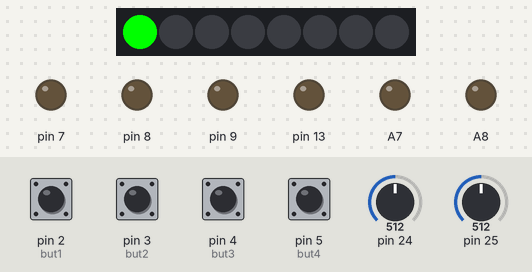
Bench run of a sketch on a simulated Teensy 3. On the bench: 8 RGB LEDs in strip order, left to right, output pins drawn as LEDs (lit = HIGH). Inputs (shaded band) come from the test bench; at power-on: pin 2 (but1), pin 3 (but2), pin 4 (but3), pin 5 (but4) HIGH, pin 24 = 512, pin 25 = 512. EEPROM starts erased; pins used as bus, display or sensor lines are not drawn; what the sketch prints to the serial monitor is not drawn.

Above: at 1.5 s.
1.6 s: pin 5 (but4) pulled LOW for 0.15 s
At 1.68 s:
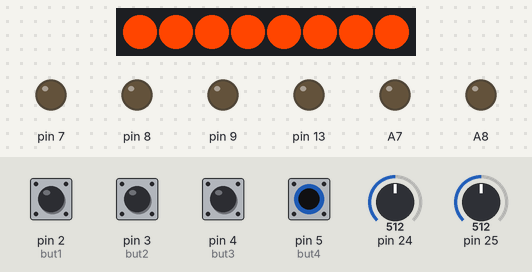
3.2 s: pin 2 (but1) pulled LOW for 0.15 s
At 4.4 s:
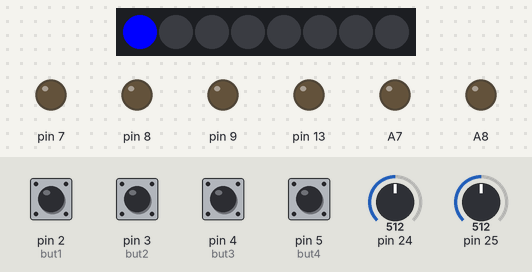
4.8 s: pin 3 (but2) pulled LOW for 0.15 s
At 5.4 s:
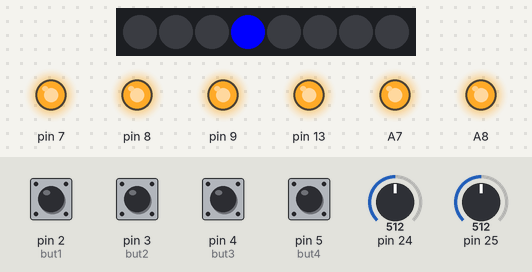
6.5 s: pin 2 (but1) pulled LOW for 1 s
At 8.2 s:
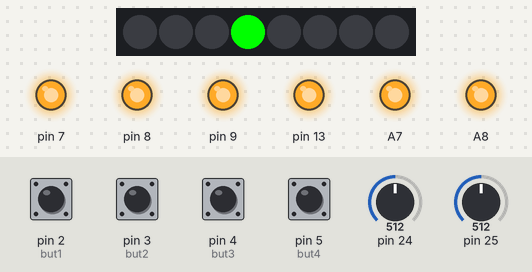
9.0 s: pin 3 (but2) pulled LOW for 1 s
At 11.2 s:
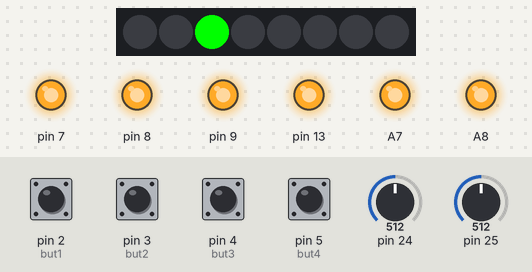
11.5 s: pin 5 (but4) pulled LOW for 1 s
At 12.3 s:
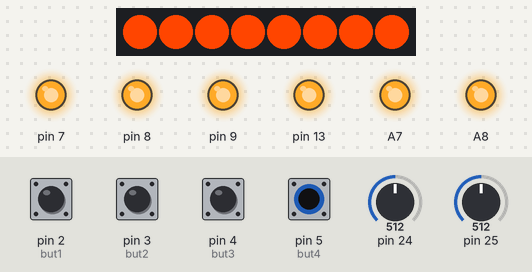
Timing chart, 0 to 14.5 s (numbered marks = the images above; inputs shaded):
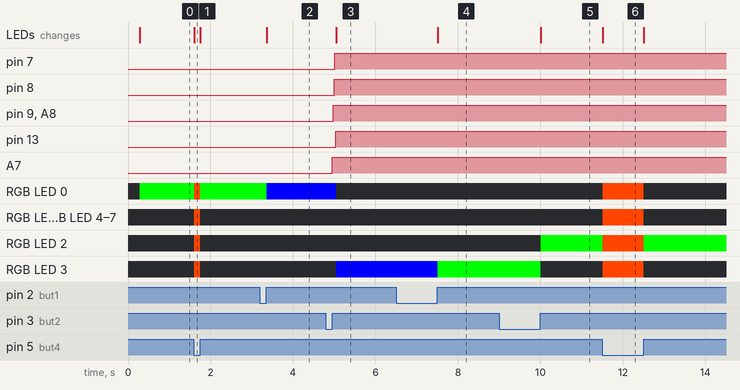

Measured:
- after the input at 1.6 s, RGB LED 0: RGB(0, 255, 0) → RGB(255, 69, 0) at once, → RGB(0, 255, 0) 0.15 s later; RGB LED 1–7: off → RGB(255, 69, 0) at once, → off 0.15 s later; the LEDs: change at once (image 1)
- after the input at 3.2 s, RGB LED 0: RGB(0, 255, 0) → RGB(0, 0, 255) after 0.16 s; the LEDs: change after 0.16 s (image 2)
- after the input at 4.8 s, pin 7: LOW → HIGH after 0.22 s; pin 8: LOW → HIGH after 0.20 s; pin 9: LOW → HIGH after 0.18 s; pin 13: LOW → HIGH after 0.24 s; A7: LOW → HIGH after 0.16 s; the LEDs: change after 0.25 s (image 3)
- after the input at 6.5 s, RGB LED 3: RGB(0, 0, 255) → RGB(0, 255, 0) after 1.0 s; the LEDs: change after 1.0 s (image 4)
- after the input at 9.0 s, RGB LED 2: off → RGB(0, 255, 0) after 1.0 s; RGB LED 3: RGB(0, 255, 0) → off after 1.0 s; the LEDs: change after 1.0 s (image 5)
- after the input at 11.5 s, RGB LED 0, RGB LED 1, RGB LED 3–7: off → RGB(255, 69, 0) at once, → off 1.0 s later; RGB LED 2: RGB(0, 255, 0) → RGB(255, 69, 0) at once, → RGB(0, 255, 0) 1.0 s later; the LEDs: change at once (image 6)

The sketch:

RNA_VoltageMemory.ino
```cpp
#include "UI.h"
#include "Multiplexer.h"
#include <SPI.h>


static constexpr uint32_t CORE_ISR_FREQ = 16666U;
static constexpr uint32_t CORE_TIMER_RATE = (1000000UL / CORE_ISR_FREQ);
static constexpr uint32_t UI_TIMER_RATE   = 1000UL;


static constexpr int CORE_TIMER_PRIO = 80;
static constexpr int UI_TIMER_PRIO   = 100;

//UI ISR
IntervalTimer UI_timer;
UI ui;


Multiplexer* mux = new Multiplexer();

void FASTRUN UI_timer_ISR() {
	//
	 ui.Update(mux);
}

IntervalTimer Sys_timer;
int count = 0;

void FASTRUN Sys_timer_ISR(){

}

void setup() {

  ui.Init();
  mux->init();

	//Flash LED for init
	delay(50);
	digitalWrite(13, HIGH);
	delay(50);
	digitalWrite(13, LOW);

	//Begin UI Timer
	// ui.combinedMux->update();

	 UI_timer.begin(UI_timer_ISR, UI_TIMER_RATE);
	 UI_timer.priority(UI_TIMER_PRIO);

   // Sys_timer.begin(Sys_timer_ISR, CORE_TIMER_RATE);
   // Sys_timer.priority(CORE_TIMER_PRIO);
}

uint32_t then = 0, now;

void loop() {
now = millis();
if(now - then > 30){
  mux->update();
  mux->log();
	then = 0;
}
//	if (now - then > 10) {
//		if (ui.GetMode() == 0) {
//			for (uint8_t i = 0 ; i < DIGIPOT_MAX; i++) {
//
//				// ui.digipots[i].write(ui.combinedMux->getPot(i));
//
//				// ui.ledStrip.setPixelColor(i
//
//				// ui.ledStrip.show();
//				delay(5);
//				}
//			}
//			then = now;
//		}
}
```

Button.h
```cpp
#ifndef BUTTON_H
#define BUTTON_H

#include "Arduino.h"
#include <Bounce.h>

class Button{

public:
  Bounce* button;
  uint16_t timer;
  Button(uint8_t _pin, unsigned long _debounce){
    button = new Bounce(_pin, _debounce);
  }


};

#endif
```

DigiPot.cpp
```cpp
#include "DigiPot.h"
#include <SPI.h>

DigiPot::DigiPot(uint8_t _CS, uint8_t _addr) {
  CS = _CS;
  addr = _addr;
  pinMode(CS, OUTPUT);
  digitalWrite(CS, HIGH);
}

void DigiPot::write(uint8_t _value) {
  digitalWrite(CS, LOW);
  SPI.transfer(addr);
  SPI.transfer(_value);
  digitalWrite(CS, HIGH);
}
```

DigiPot.h
```cpp
#ifndef DIGIPOT_H
#define DIGIPOT_H

#include "Arduino.h"
#include "GPIO.h"

class DigiPot {
  public:

    DigiPot(uint8_t _CS, byte _addr);


    // void init();
    void write(uint8_t value);


  private:
    uint8_t CS;
    uint8_t addr;
};

#endif
```

Multiplexer.cpp
```cpp
#include "Multiplexer.h"


Multiplexer::Multiplexer() {
  // for (uint8_t i = 0; i < POT_MAX; i++) {
  //   pots[i] = new Potentiometer(pot_channels[i], pot_muxes[i]);
  // }
  // Serial.print("Initialised");


}

void Multiplexer::init() {
  //

  pinMode(mux_S0, OUTPUT);
  pinMode(mux_S1, OUTPUT);
  pinMode(mux_S2, OUTPUT);
  pinMode(mux_S3, OUTPUT);


  digitalWrite(mux_S0, LOW);
  digitalWrite(mux_S1, LOW);
  digitalWrite(mux_S2, LOW);
  digitalWrite(mux_S3, LOW);

}

void Multiplexer::update() {
  for (uint8_t i = 0; i < POT_MAX; i++) {
    pots[i]= readMux(pot_channels[i], pot_muxes[i]);
  }
}

int Multiplexer::readMux(int channel, int mux) {
  for (int i = 0; i < 4; i ++) {  //loop through the 4 sig
    digitalWrite(controlPin[i], muxChannel[channel][i]);
  }

  int val = analogRead(mux);
  //read the value at the SIG pin
  return val;                     //return the value
}


int Multiplexer::getPot(int idx) {
  return pots[idx];
}

void Multiplexer::log(){
  Serial.println();
  for(uint8_t i = 0; i < POT_MAX; i++){
    if(i % 4 == 0 ) Serial.println();
    Serial.print(pots[i]);
    Serial.print("\t");
  }
}
```

Multiplexer.h
```cpp
#ifndef MULTIPLEXER_H
#define  MULTIPLEXER_H

#include "Arduino.h"
#include "GPIO.h"
class Multiplexer{
public:
  Multiplexer();


  uint16_t pots[POT_MAX];

  uint8_t controlPin[4] = {28, 29, 30, 32};
  uint8_t muxChannel[16][4] = {
    {0, 0, 0, 0}, //channel 0
    {1, 0, 0, 0}, //channel 1
    {0, 1, 0, 0}, //channel 2
    {1, 1, 0, 0}, //channel 3
    {0, 0, 1, 0}, //channel 4
    {1, 0, 1, 0}, //channel 5
    {0, 1, 1, 0}, //channel 6
    {1, 1, 1, 0}, //channel 7
    {0, 0, 0, 1}, //channel 8
    {1, 0, 0, 1}, //channel 9
    {0, 1, 0, 1}, //channel 10
    {1, 1, 0, 1}, //channel 11
    {0, 0, 1, 1}, //channel 12
    {1, 0, 1, 1}, //channel 13
    {0, 1, 1, 1}, //channel 14
    {1, 1, 1, 1} //channel 15
  };

  void init();
  void update();
  void log();

  int readMux(int channel, int mux);
  int getPot(int idx);


};
#endif
```

Potentiometer.h
```cpp
#ifndef Potentiometer_H
#define Potentiometer_H

#include "Arduino.h"
#include "GPIO.h"


class Potentiometer {
	public:
		Potentiometer(uint8_t _channel, uint8_t _mux){
			channel = _channel;
			mux = _mux;
		};
		uint8_t channel, mux;
		uint8_t value;

};

#endif
```

UI.cpp
```cpp
#include "UI.h"
#include "Arduino.h"

void UI::Init() {

  ticks = lastTick = 0;
  pinMode(but1, INPUT_PULLUP);
  pinMode(but2, INPUT_PULLUP);
  pinMode(but3, INPUT_PULLUP);
  pinMode(but4, INPUT_PULLUP);

  delay(25);

  ledStrip.begin();//Initialise LED Strip
  ledStrip.show(); // Initialize all pixels to 'off'

  delay(25);
  SPI.setSCK(14);
  SPI.setClockDivider(SPI_CLOCK_DIV2);
  SPI.begin();

  memLoc = 0;
  presetMode = 0;

  delay(25);
  for(uint8_t j = 0; j < PRESET_MAX; j++){
    for(uint8_t i = 0; i < DIGIPOT_MAX; i++){
        presets[j][i] = EEPROM.read(j*PRESET_MAX + i);
    }
  }

  for(uint8_t i = 0; i<LED_MAX; i++){
    ledStrip.setPixelColor(i,0,255,0);
    ledStrip.show();
    delay(25);
  }
  ledStripFlush();

  ledStrip.setPixelColor(memLoc,0,255,0);
  ledStrip.show();

}

void UI::Update(Multiplexer* _mux) {
  ++ticks;
  if(ticks % 150 == 0){

  }

  // Serial.println(_mux->getPot(2));


  for (uint8_t i = 0; i < BUTTON_MAX; i++) {
    buttons[i].button->update();
    if(buttons[i].button->fallingEdge()){
      buttons[i].timer = millis();
      switch (i) {
        case 0:
          if(presetMode == 0){
            presetMode = 1;
          }
          else if(presetMode == 1){
            presetMode = 0;
          }
          break;

        case 3:
          if(presetMode == 0){
            for (uint8_t i = 0; i < POT_MAX; i++) {
              presets[memLoc][i] = _mux->getPot(i);
            }
            for(uint8_t i = 0; i < LED_MAX; i++){
              ledStrip.setPixelColor(i,255,69,0);
              ledStrip.show();
            }
            break;
          }
          else if(presetMode == 1) break;

        default:
          break;
      }

    }
    else if (buttons[i].button->risingEdge()){
      // if(millis() - buttons[i].timer > LONGPRESS){
        switch(i){
          case 1:
            if(presetMode == 1){
              memLoc = memLoc == 0 ? PRESET_MAX-1 : memLoc - 1;
              OutputPreset();
            }
            else if(presetMode == 0){
              memLoc = memLoc == 0 ? PRESET_MAX-1 : memLoc - 1;
            }
            break;

          case 2:
            if(presetMode == 1){
              memLoc = memLoc < PRESET_MAX - 1 ? memLoc + 1 : 0;
              OutputPreset();
            }
            else if(presetMode == 0){
              memLoc = memLoc < PRESET_MAX - 1 ? memLoc + 1 : 0;
            }
            break;

          case 3:
          if(presetMode == 1){
            EEPROMSave();
          }
        }
        handleLEDs();
        buttons[i].timer = 0;
        // Serial.println(memLoc);
      // }
    }
  }
}

bool UI::GetMode(){
  return presetMode;
}

void UI::OutputPreset(){

  for(uint8_t i = 0; i < DIGIPOT_MAX; i++){
    digipots[i].write(presets[memLoc][i]);
    delay(10);
  }
}
void UI::HandleButtonPress(int _i, bool _falling) {
  if (_falling) {
    //

  }
  else if (!_falling) {
  //
  }
}

void UI::EEPROMSave(){
  for(uint8_t j = 0; j < PRESET_MAX; j++){
    for(uint8_t i = 0; i < DIGIPOT_MAX; i++){
      EEPROM.write((PRESET_MAX*j)+i, presets[j][i]);
    }
  }
  for(uint8_t i = 0; i<LED_MAX; i++){
    ledStrip.setPixelColor(i,255,0,0);
    ledStrip.show();
  }
  ledStripFlush();

  eepromSaved = true;

  Serial.println("SAVED TO EEPROM");
  Serial.println("Reading back...");
  for(uint8_t j = 0; j < PRESET_MAX; j++){
    Serial.println();
    Serial.print(j);
    Serial.print('\t');
    for(uint8_t i = 0; i < DIGIPOT_MAX; i++){
        byte value = EEPROM.read((j*PRESET_MAX)+i);
        Serial.print(value);
        Serial.print('\t');
    }
  }
}

void UI::ledStripFlush(){
  for(uint8_t i = 0; i < LED_MAX; i++){
    ledStrip.setPixelColor(i,0,0,0);
    ledStrip.show();
  }
}

void UI::handleLEDs(){
  ledStripFlush();
  if(presetMode == 0){
    ledStrip.setPixelColor(memLoc,0,255,0);
  }
  else if(presetMode == 1){
    ledStrip.setPixelColor(memLoc,0,0,255);
  }
  ledStrip.show();
}
```

UI.h
```cpp
#ifndef UI_H
#define UI_H

#include "Arduino.h"
#include "GPIO.h"
#include "Potentiometer.h"
#include "DigiPot.h"
#include "Button.h"
#include "Multiplexer.h"

#include <Adafruit_NeoPixel.h>
#include <SPI.h>
#include <EEPROM.h>


class UI {
  public:
    UI(){};
    //All pin states are read from GPIO.h

    Button buttons[4] = {Button(but1, 5), Button(but2, 5), Button(but3, 5),
                         Button(but4, 5)
                        };


    DigiPot digipots[9] = {DigiPot(digiPot1_CS, 0x00), DigiPot(digiPot2_CS, 0x10),
                           DigiPot(digiPot3_CS, 0x00), DigiPot(digiPot4_CS, 0x10),
                           DigiPot(digiPot5_CS, 0x00), DigiPot(digiPot6_CS, 0x10),
                           DigiPot(digiPot7_CS, 0x00), DigiPot(digiPot8_CS, 0x10),
                           DigiPot(digiPot9_CS, 0x00)
                          };


    uint8_t presets[POT_MAX][PRESET_MAX];

    Adafruit_NeoPixel ledStrip = Adafruit_NeoPixel(LED_MAX, ledStrip_dataPin, NEO_GRB + NEO_KHZ800);

    uint32_t colours[4] = {ledStrip.Color(0, 135, 68), ledStrip.Color(0, 87, 231), ledStrip.Color(213, 45, 32),
                           ledStrip.Color(255, 167, 0)
                          };
    bool presetMode, eepromSaved;


    void Init();
    void Update(Multiplexer* _mux);


    bool GetMode();
    void HandleButtonPress(int _i, bool _falling);

  private:
    uint16_t ticks;
    uint16_t lastTick;
    uint16_t memLoc;
    void OutputPreset();
    void ledStripFlush();
    void handleLEDs();
    void EEPROMSave();

};

#endif
```

GPIO.h
```cpp
#ifndef GPIO_H
#define GPIO_H

#define but1 2
#define but2 3
#define but3 4
#define but4 5

#define digiPot1_CS 21 //change
#define digiPot2_CS 22 //change
#define digiPot3_CS 9
#define digiPot4_CS 9
#define digiPot5_CS 8
#define digiPot6_CS 8
#define digiPot7_CS 7
#define digiPot8_CS 7


#define digiPot9_CS 13
#define ledStrip_dataPin 6

#define mux_S0 28
#define mux_S1 29
#define mux_S2 30
#define mux_S3 32

#define mux1_SIG 10
#define mux2_SIG 11

#define ADC_MAX 255
#define BUTTON_MAX 4
#define POT_MAX 16
#define DIGIPOT_MAX 9
#define PRESET_MAX 4
#define LED_MAX 8
#define LONGPRESS 2000

int const pot_channels[16] = {6,7,5,4,11,10,9,8,3,14,13,12,12,9,18,15};
int const pot_muxes[16] = {mux2_SIG,mux2_SIG,mux2_SIG,mux2_SIG,
                         mux2_SIG,mux2_SIG,mux2_SIG,mux2_SIG,
                         mux1_SIG,mux2_SIG,mux2_SIG,mux2_SIG,
                         mux1_SIG,mux1_SIG,mux1_SIG,mux2_SIG};

#endif
```
